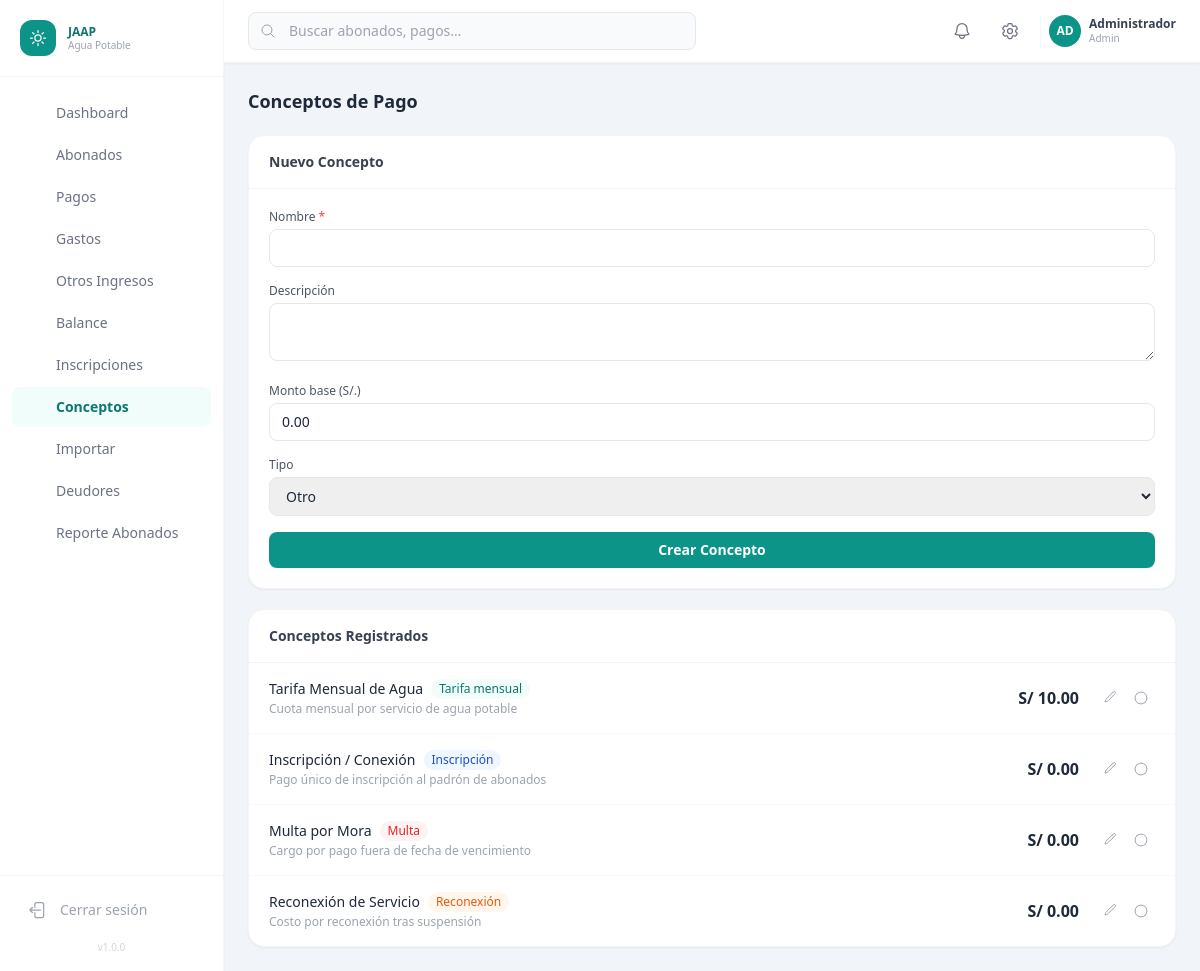
/conceptos/index.php (signed in), run on the app's committed database.
### tables this page shows
CREATE TABLE `conceptos` (
  `id`          INT UNSIGNED    NOT NULL AUTO_INCREMENT,
  `nombre`      VARCHAR(100)    NOT NULL,
  `descripcion` TEXT            NULL,
  `monto`       DECIMAL(10,2)   NOT NULL DEFAULT 0.00,
  `tipo`        ENUM('tarifa_mensual','inscripcion','multa','reconexion','otro') NOT NULL DEFAULT 'otro',
  `activo`      TINYINT(1)      NOT NULL DEFAULT 1,
  `created_at`  TIMESTAMP       NOT NULL DEFAULT CURRENT_TIMESTAMP,
  PRIMARY KEY (`id`)
);

### config/config.php (called while the page is built, shortened)
<?php
function e(string $s): string
{
    return htmlspecialchars($s, ENT_QUOTES | ENT_HTML5, 'UTF-8');
}

### conceptos/index.php (the view, shortened to what this page needs)
<?php
$pdo        = getDB();
$editData   = null;
$conceptos = $pdo->query("SELECT * FROM conceptos ORDER BY tipo, nombre")->fetchAll();
require_once __DIR__ . '/../includes/header.php';
require_once __DIR__ . '/../includes/sidebar.php';
?>
<div class="flex flex-col flex-1 overflow-hidden">
  <?php require_once __DIR__ . '/../includes/topbar.php'; ?>
  <main class="flex-1 overflow-y-auto p-6 space-y-5">
    <h1 class="text-lg font-bold text-gray-800">Conceptos de Pago</h1>
    <div class="grid grid-cols-1 xl:grid-cols-3 gap-5">
      <div class="bg-white rounded-2xl shadow-sm border border-gray-100 overflow-hidden">
        <div class="px-5 py-4 border-b border-gray-100">
          <h2 class="text-sm font-semibold text-gray-700"><?= $editData ? 'Editar Concepto' : 'Nuevo Concepto' ?></h2>
        </div>
        <div class="p-5">
          <form method="POST" action="" class="space-y-4">
            <div>
              <label class="block text-xs font-medium text-gray-600 mb-1">Nombre <span class="text-red-500">*</span></label>
              <input name="nombre" type="text" value="<?= e($editData['nombre'] ?? '') ?>" required
                     class="w-full px-3 py-2 text-sm border border-gray-200 rounded-lg focus:outline-none focus:ring-2 focus:ring-brand-300">
            </div>
            <div>
              <label class="block text-xs font-medium text-gray-600 mb-1">Descripción</label>
              <textarea name="descripcion" rows="2"
                        class="w-full px-3 py-2 text-sm border border-gray-200 rounded-lg focus:outline-none focus:ring-2 focus:ring-brand-300"><?= e($editData['descripcion'] ?? '') ?></textarea>
            </div>
            <div>
              <label class="block text-xs font-medium text-gray-600 mb-1">Monto base (S/.)</label>
              <input name="monto" type="number" step="0.01" min="0"
                     value="<?= number_format((float)($editData['monto'] ?? 0), 2) ?>"
                     class="w-full px-3 py-2 text-sm border border-gray-200 rounded-lg focus:outline-none focus:ring-2 focus:ring-brand-300">
            </div>
            <div>
              <label class="block text-xs font-medium text-gray-600 mb-1">Tipo</label>
              <select name="tipo"
                      class="w-full px-3 py-2 text-sm border border-gray-200 rounded-lg focus:outline-none focus:ring-2 focus:ring-brand-300">
                <?php foreach (['tarifa_mensual'=>'Tarifa Mensual','inscripcion'=>'Inscripción','multa'=>'Multa','reconexion'=>'Reconexión','otro'=>'Otro'] as $k=>$v): ?>
                  <option value="<?= e($k) ?>" <?= ($editData['tipo'] ?? 'otro') === $k ? 'selected' : '' ?>><?= e($v) ?></option>
                <?php endforeach; ?>
              </select>
            </div>
            <div class="flex gap-2">
              <button type="submit"
                      class="flex-1 px-3 py-2 text-sm font-semibold bg-brand-600 hover:bg-brand-700 text-white rounded-lg transition-colors">
                <?= $editData ? 'Actualizar' : 'Crear Concepto' ?>
              </button>
            </div>
          </form>
        </div>
      </div>
      <div class="xl:col-span-2 bg-white rounded-2xl shadow-sm border border-gray-100 overflow-hidden">
        <div class="px-5 py-4 border-b border-gray-100"><h2 class="text-sm font-semibold text-gray-700">Conceptos Registrados</h2></div>
        <div class="divide-y divide-gray-50">
          <?php foreach ($conceptos as $c):
            $typeCls = ['tarifa_mensual'=>'bg-teal-50 text-teal-700','inscripcion'=>'bg-blue-50 text-blue-700',
                        'multa'=>'bg-red-50 text-red-600','reconexion'=>'bg-orange-50 text-orange-600','otro'=>'bg-gray-100 text-gray-600'];
            $typeLabel = ['tarifa_mensual'=>'Tarifa mensual','inscripcion'=>'Inscripción','multa'=>'Multa','reconexion'=>'Reconexión','otro'=>'Otro'];
          ?>
          <div class="px-5 py-4 flex items-center gap-4">
            <div class="flex-1 min-w-0">
              <div class="flex items-center gap-2 flex-wrap">
                <p class="font-medium text-gray-800 text-sm"><?= e($c['nombre']) ?></p>
                <span class="<?= $typeCls[$c['tipo']] ?? '' ?> text-xs px-2 py-0.5 rounded-full font-medium">
                  <?= e($typeLabel[$c['tipo']] ?? $c['tipo']) ?>
                </span>
              </div>
              <?php if ($c['descripcion']): ?>
                <p class="text-xs text-gray-400 mt-0.5"><?= e($c['descripcion']) ?></p>
              <?php endif; ?>
            </div>
            <div class="text-right flex-shrink-0">
              <p class="font-semibold text-gray-800">S/ <?= number_format((float)$c['monto'], 2) ?></p>
            </div>
            <div class="flex gap-1 flex-shrink-0">
              <a href="?edit=<?= $c['id'] ?>"
                 class="p-1.5 rounded-lg hover:bg-blue-50 text-gray-400 hover:text-blue-600 transition" title="Editar">
                <svg class="w-4 h-4" fill="none" viewBox="0 0 24 24" stroke-width="1.5" stroke="currentColor">
                  <path stroke-linecap="round" stroke-linejoin="round" d="m16.862 4.487 1.687-1.688a1.875 1.875 0 1 1 2.652 2.652L10.582 16.07a4.5 4.5 0 0 1-1.897 1.13L6 18l.8-2.685a4.5 4.5 0 0 1 1.13-1.897l8.932-8.931Z" />
                </svg>
              </a>
              <form method="POST" action="" class="inline">
                <button type="submit" title="<?= $c['activo'] ? 'Desactivar' : 'Activar' ?>"
                        class="p-1.5 rounded-lg hover:bg-orange-50 text-gray-400 hover:text-orange-500 transition">
                  <svg class="w-4 h-4" fill="none" viewBox="0 0 24 24" stroke-width="1.5" stroke="currentColor">
                    <path stroke-linecap="round" stroke-linejoin="round" d="M5.636 5.636a9 9 0 1 0 12.728 12.728M5.636 5.636A9 9 0 0 1 18.364 18.364" />
                  </svg>
                </button>
              </form>
            </div>
          </div>
          <?php endforeach; ?>
        </div>
      </div>
    </div>
  </main>
</div>
<?php require_once __DIR__ . '/../includes/footer.php'; ?>

### data on the page
conceptos: nombre "Tarifa Mensual de Agua", tipo "Tarifa mensual", descripcion "Cuota mensual por servicio de agua potable", monto "10.00"
conceptos: nombre "Inscripción / Conexión", tipo "Inscripción", descripcion "Pago único de inscripción al padrón de abonados", monto "0.00"
conceptos: nombre "Multa por Mora", tipo "Multa", descripcion "Cargo por pago fuera de fecha de vencimiento", monto "0.00"
conceptos: nombre "Reconexión de Servicio", tipo "Reconexión", descripcion "Costo por reconexión tras suspensión", monto "0.00"

### other printed values
$item['label'] "Dashboard"
$item['label'] "Abonados"
$item['label'] "Pagos"
$item['label'] "Gastos"
$item['label'] "Otros Ingresos"
$item['label'] "Balance"
$item['label'] "Inscripciones"
$item['label'] "Conceptos"
$item['label'] "Importar"
$item['label'] "Deudores"
$item['label'] "Reporte Abonados"
APP_VERSION "1.0.0"
mb_substr($user['nombre'], 0, 2) "AD"
$user['nombre'] "Administrador"
$user['rol'] "Admin"
